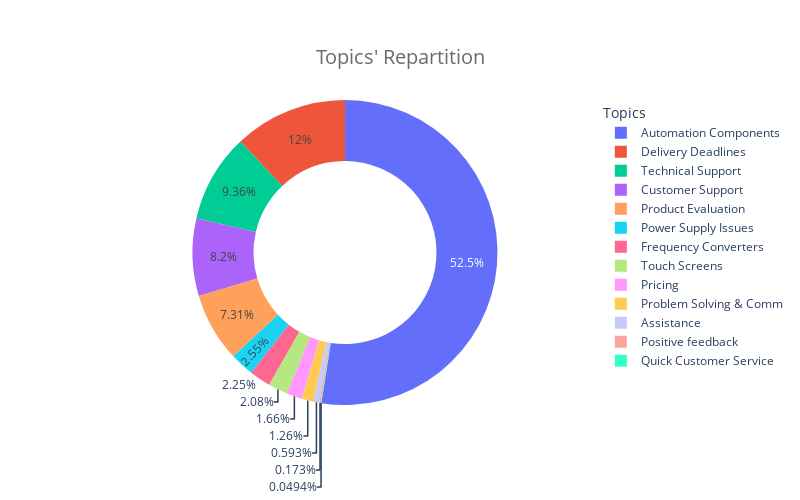

Notebook cell for this chart:
### Code cell
#### Donut chart

def create_donut_chart(df, value):
    if value not in ["Frequency","Topic_Percentage","Class_Percentage"]:
        raise ValueError(f"{value} is not a discrete column from the df in parameter")
    # Create the donut chart
    fig = go.Figure(data=[go.Pie(labels=df['Name'], 
                                 values=df[value], 
                                 hole=.6,
                                #  marker=dict(colors=palette), 
                                # default:['#1f77b4',  '#ff7f0e',  '#2ca02c',  '#d62728',  '#9467bd',  '#8c564b',  '#e377c2',  '#7f7f7f',  '#bcbd22',  '#17becf']
                                 hovertemplate='%{label}: %{value}<extra></extra>'
                                )
                    ])
    
    fig.update_layout(
        legend_title_text='Topics',
        title={'text': "Topics' Repartition",
               'y':0.9,'x':0.5,
               'xanchor': 'center','yanchor': 'top'},
        title_font=dict(size=20,
                        color='rgb(107, 107, 107)'),
        autosize=False,
        width=800,
        height=500
    )
    return fig

res_df = create_topics_per_class_df(df, topic_model_merged, "year", filter_value="2018")
# Call the function with your dataframe and a specific year
fig = create_donut_chart(res_df, "Frequency")
fig
# Save the figure as an HTML file
# pio.write_html(fig, 'my_figure.html')

### Figure 1 — Plotly figure (JSON) as saved in the notebook; plotly's stock layout.template omitted (floating-point values rounded to 4 significant figures)
{"data": [{"hole": 0.6, "hovertemplate": "%{label}: %{value}<extra></extra>", "labels": ["Automation Components", "Technical Support", "Delivery Deadlines", "Problem Solving & Comm", "Power Supply Issues", "Customer Support", "Product Evaluation", "Pricing", "Assistance", "Touch Screens", "Frequency Converters", "Positive feedback", "Quick Customer Service"], "type": "pie", "values": [2124, 379, 487, 51, 103, 332, 296, 67, 24, 84, 91, 7, 2]}], "layout": {"autosize": false, "height": 500, "legend": {"title": {"text": "Topics"}}, "title": {"font": {"color": "rgb(107, 107, 107)", "size": 20}, "text": "Topics' Repartition", "x": 0.5, "xanchor": "center", "y": 0.9, "yanchor": "top"}, "width": 800}}
